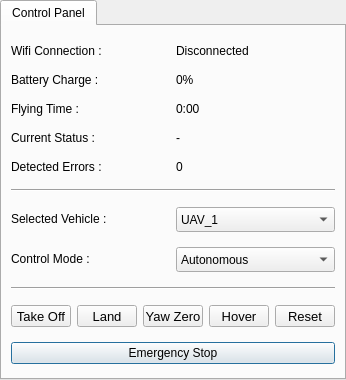
         <widget class="QTabWidget" name="tab_control_panel">
          <property name="sizePolicy">
           <sizepolicy hsizetype="Minimum" vsizetype="Expanding">
            <horstretch>0</horstretch>
            <verstretch>0</verstretch>
           </sizepolicy>
          </property>
          <property name="minimumSize">
           <size>
            <width>0</width>
            <height>380</height>
           </size>
          </property>
          <property name="maximumSize">
           <size>
            <width>600</width>
            <height>16777215</height>
           </size>
          </property>
          <property name="focusPolicy">
           <enum>Qt::NoFocus</enum>
          </property>
          <property name="toolTip">
           <string>Panel Control</string>
          </property>
          <property name="statusTip">
           <string>Shows the current state of the vehicle and basic control commands</string>
          </property>
          <property name="layoutDirection">
           <enum>Qt::LeftToRight</enum>
          </property>
          <property name="currentIndex">
           <number>0</number>
          </property>
          <property name="usesScrollButtons">
           <bool>false</bool>
          </property>
          <widget class="QWidget" name="widget_control_panel">
           <attribute name="title">
            <string>Control Panel</string>
           </attribute>
           <layout class="QGridLayout" name="gridLayout_5">
            <property name="bottomMargin">
             <number>0</number>
            </property>
            <item row="2" column="3" colspan="3">
             <widget class="QLabel" name="value_fligth_time">
              <property name="sizePolicy">
               <sizepolicy hsizetype="Minimum" vsizetype="Preferred">
                <horstretch>0</horstretch>
                <verstretch>0</verstretch>
               </sizepolicy>
              </property>
              <property name="minimumSize">
               <size>
                <width>100</width>
                <height>0</height>
               </size>
              </property>
              <property name="autoFillBackground">
               <bool>false</bool>
              </property>
              <property name="text">
               <string>0:00</string>
              </property>
             </widget>
            </item>
            <item row="6" column="3" colspan="3">
             <widget class="QComboBox" name="selection_vehicle">
              <property name="sizePolicy">
               <sizepolicy hsizetype="MinimumExpanding" vsizetype="Minimum">
                <horstretch>0</horstretch>
                <verstretch>0</verstretch>
               </sizepolicy>
              </property>
              <property name="minimumSize">
               <size>
                <width>0</width>
                <height>25</height>
               </size>
              </property>
              <property name="maximumSize">
               <size>
                <width>185</width>
                <height>370</height>
               </size>
              </property>
              <property name="focusPolicy">
               <enum>Qt::NoFocus</enum>
              </property>
              <property name="layoutDirection">
               <enum>Qt::LeftToRight</enum>
              </property>
              <property name="insertPolicy">
               <enum>QComboBox::InsertAtTop</enum>
              </property>
              <property name="frame">
               <bool>true</bool>
              </property>
              <item>
               <property name="text">
                <string>UAV_1</string>
               </property>
              </item>
             </widget>
            </item>
            <item row="4" column="0" colspan="2">
             <widget class="QLabel" name="label_errors">
              <property name="sizePolicy">
               <sizepolicy hsizetype="Expanding" vsizetype="Maximum">
                <horstretch>0</horstretch>
                <verstretch>0</verstretch>
               </sizepolicy>
              </property>
              <property name="minimumSize">
               <size>
                <width>120</width>
                <height>0</height>
               </size>
              </property>
              <property name="text">
               <string>Detected Errors :</string>
              </property>
             </widget>
            </item>
            <item row="10" column="0" colspan="6">
             <widget class="QPushButton" name="emergency_stop_button">
              <property name="sizePolicy">
               <sizepolicy hsizetype="MinimumExpanding" vsizetype="Fixed">
                <horstretch>0</horstretch>
                <verstretch>0</verstretch>
               </sizepolicy>
              </property>
              <property name="focusPolicy">
               <enum>Qt::NoFocus</enum>
              </property>
              <property name="text">
               <string>Emergency Stop</string>
              </property>
              <property name="icon">
               <iconset resource="../resources/images.qrc">
                <normaloff>:/images/images/stop.png</normaloff>:/images/images/stop.png</iconset>
              </property>
              <property name="autoRepeat">
               <bool>true</bool>
              </property>
              <property name="autoDefault">
               <bool>true</bool>
              </property>
              <property name="default">
               <bool>true</bool>
              </property>
             </widget>
            </item>
            <item row="0" column="0" colspan="2">
             <widget class="QLabel" name="label_wifi">
              <property name="sizePolicy">
               <sizepolicy hsizetype="Expanding" vsizetype="Maximum">
                <horstretch>0</horstretch>
                <verstretch>0</verstretch>
               </sizepolicy>
              </property>
              <property name="minimumSize">
               <size>
                <width>120</width>
                <height>0</height>
               </size>
              </property>
              <property name="text">
               <string>Wifi Connection :</string>
              </property>
             </widget>
            </item>
            <item row="9" column="0">
             <widget class="QToolButton" name="take_off_button">
              <property name="sizePolicy">
               <sizepolicy hsizetype="MinimumExpanding" vsizetype="Fixed">
                <horstretch>0</horstretch>
                <verstretch>0</verstretch>
               </sizepolicy>
              </property>
              <property name="minimumSize">
               <size>
                <width>60</width>
                <height>0</height>
               </size>
              </property>
              <property name="maximumSize">
               <size>
                <width>60</width>
                <height>16777215</height>
               </size>
              </property>
              <property name="font">
               <font>
                <pointsize>10</pointsize>
               </font>
              </property>
              <property name="focusPolicy">
               <enum>Qt::NoFocus</enum>
              </property>
              <property name="text">
               <string>Take Off</string>
              </property>
              <property name="icon">
               <iconset resource="../resources/images.qrc">
                <normaloff>:/images/images/airplane-takeoff.png</normaloff>:/images/images/airplane-takeoff.png</iconset>
              </property>
              <property name="toolButtonStyle">
               <enum>Qt::ToolButtonTextUnderIcon</enum>
              </property>
             </widget>
            </item>
            <item row="8" column="0" colspan="6">
             <widget class="Line" name="line_2">
              <property name="orientation">
               <enum>Qt::Horizontal</enum>
              </property>
             </widget>
            </item>
            <item row="9" column="2" colspan="2">
             <widget class="QToolButton" name="yaw_zero_button">
              <property name="sizePolicy">
               <sizepolicy hsizetype="MinimumExpanding" vsizetype="Fixed">
                <horstretch>0</horstretch>
                <verstretch>0</verstretch>
               </sizepolicy>
              </property>
              <property name="minimumSize">
               <size>
                <width>60</width>
                <height>0</height>
               </size>
              </property>
              <property name="maximumSize">
               <size>
                <width>60</width>
                <height>16777215</height>
               </size>
              </property>
              <property name="font">
               <font>
                <pointsize>10</pointsize>
               </font>
              </property>
              <property name="focusPolicy">
               <enum>Qt::NoFocus</enum>
              </property>
              <property name="text">
               <string>Yaw Zero</string>
              </property>
              <property name="icon">
               <iconset resource="../resources/images.qrc">
                <normaloff>:/images/images/arrow-up.png</normaloff>:/images/images/arrow-up.png</iconset>
              </property>
              <property name="toolButtonStyle">
               <enum>Qt::ToolButtonTextUnderIcon</enum>
              </property>
             </widget>
            </item>
            <item row="9" column="4">
             <widget class="QToolButton" name="hover_button">
              <property name="minimumSize">
               <size>
                <width>60</width>
                <height>0</height>
               </size>
              </property>
              <property name="maximumSize">
               <size>
                <width>60</width>
                <height>70</height>
               </size>
              </property>
              <property name="font">
               <font>
                <pointsize>10</pointsize>
               </font>
              </property>
              <property name="focusPolicy">
               <enum>Qt::NoFocus</enum>
              </property>
              <property name="text">
               <string>Hover</string>
              </property>
              <property name="icon">
               <iconset resource="../resources/images.qrc">
                <normaloff>:/images/images/air_plane_airport_2.png</normaloff>:/images/images/air_plane_airport_2.png</iconset>
              </property>
              <property name="toolButtonStyle">
               <enum>Qt::ToolButtonTextUnderIcon</enum>
              </property>
             </widget>
            </item>
            <item row="1" column="3" colspan="3">
             <widget class="QLabel" name="value_battery">
              <property name="sizePolicy">
               <sizepolicy hsizetype="Minimum" vsizetype="Preferred">
                <horstretch>0</horstretch>
                <verstretch>0</verstretch>
               </sizepolicy>
              </property>
              <property name="minimumSize">
               <size>
                <width>100</width>
                <height>0</height>
               </size>
              </property>
              <property name="text">
               <string>0%</string>
              </property>
             </widget>
            </item>
            <item row="9" column="5">
             <widget class="QToolButton" name="reset_button">
              <property name="sizePolicy">
               <sizepolicy hsizetype="MinimumExpanding" vsizetype="Fixed">
                <horstretch>0</horstretch>
                <verstretch>0</verstretch>
               </sizepolicy>
              </property>
              <property name="minimumSize">
               <size>
                <width>60</width>
                <height>0</height>
               </size>
              </property>
              <property name="maximumSize">
               <size>
                <width>60</width>
                <height>16777215</height>
               </size>
              </property>
              <property name="font">
               <font>
                <pointsize>10</pointsize>
               </font>
              </property>
              <property name="focusPolicy">
               <enum>Qt::NoFocus</enum>
              </property>
              <property name="text">
               <string>Reset</string>
              </property>
              <property name="icon">
               <iconset resource="../resources/images.qrc">
                <normaloff>:/images/images/reset.png</normaloff>:/images/images/reset.png</iconset>
              </property>
              <property name="iconSize">
               <size>
                <width>14</width>
                <height>14</height>
               </size>
              </property>
              <property name="toolButtonStyle">
               <enum>Qt::ToolButtonTextUnderIcon</enum>
              </property>
             </widget>
            </item>
            <item row="2" column="0" colspan="2">
             <widget class="QLabel" name="label_flying_time">
              <property name="sizePolicy">
               <sizepolicy hsizetype="Preferred" vsizetype="Maximum">
                <horstretch>0</horstretch>
                <verstretch>0</verstretch>
               </sizepolicy>
              </property>
              <property name="text">
               <string>Flying Time :</string>
              </property>
             </widget>
            </item>
            <item row="4" column="3" colspan="3">
             <widget class="QLabel" name="value_errors">
              <property name="sizePolicy">
               <sizepolicy hsizetype="Minimum" vsizetype="Preferred">
                <horstretch>0</horstretch>
                <verstretch>0</verstretch>
               </sizepolicy>
              </property>
              <property name="minimumSize">
               <size>
                <width>100</width>
                <height>0</height>
               </size>
              </property>
              <property name="text">
               <string>0</string>
              </property>
             </widget>
            </item>
            <item row="7" column="0" colspan="2">
             <widget class="QLabel" name="label_control_mode">
              <property name="sizePolicy">
               <sizepolicy hsizetype="Expanding" vsizetype="Maximum">
                <horstretch>0</horstretch>
                <verstretch>0</verstretch>
               </sizepolicy>
              </property>
              <property name="minimumSize">
               <size>
                <width>120</width>
                <height>0</height>
               </size>
              </property>
              <property name="text">
               <string>Control Mode :</string>
              </property>
             </widget>
            </item>
            <item row="5" column="0" colspan="6">
             <widget class="Line" name="line">
              <property name="orientation">
               <enum>Qt::Horizontal</enum>
              </property>
             </widget>
            </item>
            <item row="3" column="3" colspan="3">
             <widget class="QLabel" name="value_currentGoal">
              <property name="sizePolicy">
               <sizepolicy hsizetype="Minimum" vsizetype="Preferred">
                <horstretch>0</horstretch>
                <verstretch>0</verstretch>
               </sizepolicy>
              </property>
              <property name="minimumSize">
               <size>
                <width>100</width>
                <height>0</height>
               </size>
              </property>
              <property name="text">
               <string>-</string>
              </property>
             </widget>
            </item>
            <item row="6" column="0" colspan="2">
             <widget class="QLabel" name="label_sel_vehicle">
              <property name="sizePolicy">
               <sizepolicy hsizetype="Expanding" vsizetype="Maximum">
                <horstretch>0</horstretch>
                <verstretch>0</verstretch>
               </sizepolicy>
              </property>
              <property name="minimumSize">
               <size>
                <width>120</width>
                <height>0</height>
               </size>
              </property>
              <property name="text">
               <string>Selected Vehicle :</string>
              </property>
             </widget>
            </item>
            <item row="1" column="0" colspan="2">
             <widget class="QLabel" name="label_battery_2">
              <property name="sizePolicy">
               <sizepolicy hsizetype="Preferred" vsizetype="Maximum">
                <horstretch>0</horstretch>
                <verstretch>0</verstretch>
               </sizepolicy>
              </property>
              <property name="text">
               <string>Battery Charge :</string>
              </property>
             </widget>
            </item>
            <item row="0" column="3" colspan="3">
             <widget class="QLabel" name="value_wifi">
              <property name="sizePolicy">
               <sizepolicy hsizetype="Minimum" vsizetype="Preferred">
                <horstretch>0</horstretch>
                <verstretch>0</verstretch>
               </sizepolicy>
              </property>
              <property name="minimumSize">
               <size>
                <width>100</width>
                <height>0</height>
               </size>
              </property>
              <property name="text">
               <string>Disconnected</string>
              </property>
             </widget>
            </item>
            <item row="3" column="0" colspan="2">
             <widget class="QLabel" name="label_current_goal">
              <property name="sizePolicy">
               <sizepolicy hsizetype="Expanding" vsizetype="Maximum">
                <horstretch>0</horstretch>
                <verstretch>0</verstretch>
               </sizepolicy>
              </property>
              <property name="minimumSize">
               <size>
                <width>120</width>
                <height>0</height>
               </size>
              </property>
              <property name="text">
               <string>Current Status :</string>
              </property>
             </widget>
            </item>
            <item row="9" column="1">
             <widget class="QToolButton" name="land_button">
              <property name="sizePolicy">
               <sizepolicy hsizetype="MinimumExpanding" vsizetype="Fixed">
                <horstretch>0</horstretch>
                <verstretch>0</verstretch>
               </sizepolicy>
              </property>
              <property name="minimumSize">
               <size>
                <width>60</width>
                <height>0</height>
               </size>
              </property>
              <property name="maximumSize">
               <size>
                <width>60</width>
                <height>16777215</height>
               </size>
              </property>
              <property name="font">
               <font>
                <pointsize>10</pointsize>
               </font>
              </property>
              <property name="focusPolicy">
               <enum>Qt::NoFocus</enum>
              </property>
              <property name="text">
               <string>Land</string>
              </property>
              <property name="icon">
               <iconset resource="../resources/images.qrc">
                <normaloff>:/images/images/airplane-landing.png</normaloff>:/images/images/airplane-landing.png</iconset>
              </property>
              <property name="toolButtonStyle">
               <enum>Qt::ToolButtonTextUnderIcon</enum>
              </property>
             </widget>
            </item>
            <item row="7" column="3" colspan="3">
             <widget class="QComboBox" name="selection_mode">
              <property name="sizePolicy">
               <sizepolicy hsizetype="MinimumExpanding" vsizetype="Minimum">
                <horstretch>0</horstretch>
                <verstretch>0</verstretch>
               </sizepolicy>
              </property>
              <property name="minimumSize">
               <size>
                <width>0</width>
                <height>25</height>
               </size>
              </property>
              <property name="maximumSize">
               <size>
                <width>185</width>
                <height>300</height>
               </size>
              </property>
              <property name="focusPolicy">
               <enum>Qt::NoFocus</enum>
              </property>
              <item>
               <property name="text">
                <string>Autonomous</string>
               </property>
              </item>
              <item>
               <property name="text">
                <string>Manual Position</string>
               </property>
              </item>
              <item>
               <property name="text">
                <string>Manual Altitude</string>
               </property>
              </item>
              <item>
               <property name="text">
                <string>Manual Speed</string>
               </property>
              </item>
              <item>
               <property name="text">
                <string>Visual Servoing</string>
               </property>
              </item>
             </widget>
            </item>
           </layout>
           <zorder>label_wifi</zorder>
           <zorder>value_wifi</zorder>
           <zorder>label_battery_2</zorder>
           <zorder>value_battery</zorder>
           <zorder>label_flying_time</zorder>
           <zorder>value_fligth_time</zorder>
           <zorder>label_current_goal</zorder>
           <zorder>value_currentGoal</zorder>
           <zorder>label_errors</zorder>
           <zorder>value_errors</zorder>
           <zorder>line</zorder>
           <zorder>label_sel_vehicle</zorder>
           <zorder>selection_vehicle</zorder>
           <zorder>label_control_mode</zorder>
           <zorder>selection_mode</zorder>
           <zorder>line_2</zorder>
           <zorder>take_off_button</zorder>
           <zorder>land_button</zorder>
           <zorder>yaw_zero_button</zorder>
           <zorder>hover_button</zorder>
           <zorder>reset_button</zorder>
           <zorder>emergency_stop_button</zorder>
          </widget>
         </widget>
